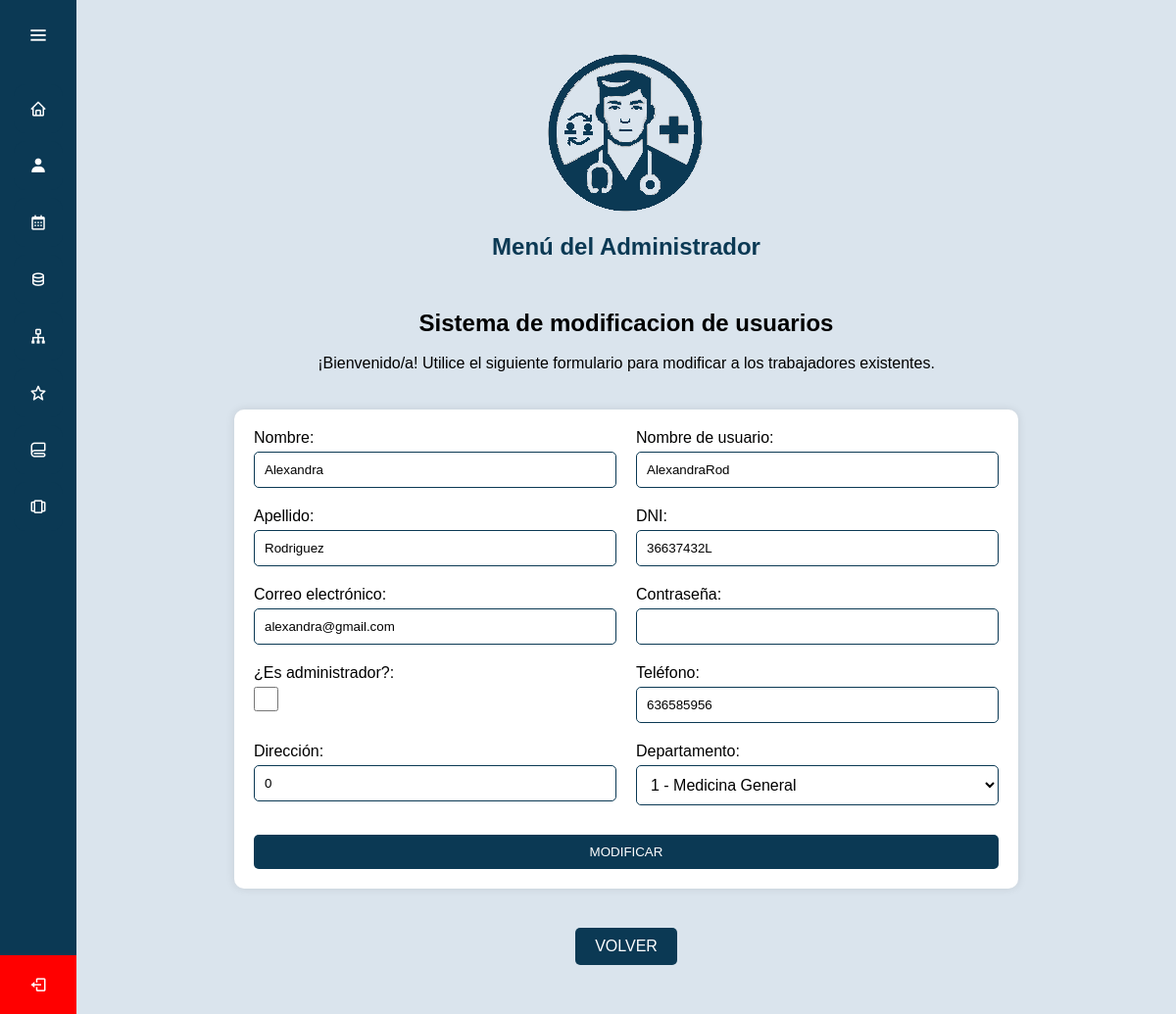
The app's page /ProyectoFinal/admin/modificarEmpleado.php?id=1 with its own data.
### tables this page shows
CREATE TABLE `trabajador` (
  `ID` int(11) NOT NULL,
  `Nombre` varchar(100) DEFAULT NULL,
  `Apellido` varchar(100) DEFAULT NULL,
  `DNI` varchar(20) DEFAULT NULL,
  `Correo_electronico` varchar(100) DEFAULT NULL,
  `Contrasena` varchar(255) DEFAULT NULL,
  `Es_administrador` tinyint(4) DEFAULT NULL,
  `Telefono` varchar(20) DEFAULT NULL,
  `Direccion` varchar(255) DEFAULT NULL,
  `Nombre_Usuario` varchar(50) DEFAULT NULL,
  `Numero_Departamento` int(11) DEFAULT NULL
);

CREATE TABLE `departamentos` (
  `ID` int(11) NOT NULL,
  `Nombre` varchar(100) NOT NULL,
  `Descripcion` text DEFAULT NULL
);

### ProyectoFinal/admin/modificarEmpleado.php (the view, shortened to what this page needs)
<?php
require_once "../conexion.php";
$departamentos = [];
$sql = "SELECT ID, Nombre FROM departamentos";
$result = mysqli_query($conexion, $sql);
while ($row = mysqli_fetch_assoc($result)) {
    $departamentos[] = $row;
}
$id = $_GET['id'];
$sql = "SELECT * FROM trabajador WHERE ID = ?";
$stmt = mysqli_prepare($conexion, $sql);
mysqli_stmt_bind_param($stmt, "i", $id);
mysqli_stmt_execute($stmt);
$resultado = mysqli_stmt_get_result($stmt);
$empleado = mysqli_fetch_assoc($resultado);
?>
<!DOCTYPE html>
<html lang="es">
<head>
    <link rel="stylesheet" href="/css/estilosAdministrador.css">
    <link href='https://unpkg.com/boxicons@2.0.7/css/boxicons.min.css' rel='stylesheet'>
</head>
<body class="alta">
<?php include 'n-barAdmin.php'; ?>
<section class="home-section">
    <div class="encabezado">
        <img src="/img/descarga2.png" alt="Logo de TeLoCambio">
        <h1 class="titulo alta">Menú del Administrador</h1>
        </div>
    <h2>Sistema de modificacion de usuarios</h2><br>
    <div class="descripcion-turnos">
        <p>¡Bienvenido/a! Utilice el siguiente formulario para modificar a los trabajadores existentes.</p>
    </div><br>
    <div class="container-alta">
        <form action="" method="post" class="alta">
            <div class="input-group-alta">
                <label for="nombre" class="alta">Nombre:</label>
                <input type="text" id="nombre" name="nombre" required pattern="[a-zA-Z\s]+" value="<?php echo htmlspecialchars($empleado['Nombre']); ?>" class="alta">
            </div>
            <div class="input-group-alta">
                <label for="nombre_usuario" class="alta">Nombre de usuario:</label>
                <input type="text" id="nombre_usuario" name="nombre_usuario" required pattern="\S+" value="<?php echo htmlspecialchars($empleado['Nombre_Usuario']); ?>" class="alta">
            </div>
            <div class="input-group-alta">
                <label for="apellido" class="alta">Apellido:</label>
                <input type="text" id="apellido" name="apellido" required pattern="[a-zA-Z\s]+" value="<?php echo htmlspecialchars($empleado['Apellido']); ?>" class="alta">
            </div>
            <div class="input-group-alta">
                <label for="dni" class="alta">DNI:</label>
                <input type="text" id="dni" name="dni" required pattern="[0-9]{8}[A-Za-z]" value="<?php echo htmlspecialchars($empleado['DNI']); ?>" class="alta">
            </div>
            <div class="input-group-alta">
                <label for="correo" class="alta">Correo electrónico:</label>
                <input type="email" id="correo" name="correo" required value="<?php echo htmlspecialchars($empleado['Correo_electronico']); ?>" class="alta">
            </div>
            <div class="input-group-alta">
                <label for="contrasena" class="alta">Contraseña:</label>
                <input type="password" id="contrasena" name="contrasena" class="alta">
            </div>
            <div class="input-group-alta">
                <label for="es_administrador" class="alta">¿Es administrador?:</label>
                <input type="checkbox" id="es_administrador" name="es_administrador" <?php echo $empleado['Es_administrador'] ? 'checked' : ''; ?> class="alta" onchange="toggleDepartamento()">
            </div>
            <div class="input-group-alta">
                <label for="telefono" class="alta">Teléfono:</label>
                <input type="text" id="telefono" name="telefono" required pattern="[0-9]{9,15}" value="<?php echo htmlspecialchars($empleado['Telefono']); ?>" class="alta">
            </div>
            <div class="input-group-alta">
                <label for="direccion" class="alta">Dirección:</label>
                <input type="text" id="direccion" name="direccion" required value="<?php echo htmlspecialchars($empleado['Direccion']); ?>" class="alta">
            </div>
            <div class="input-group-alta">
                <label for="numero_departamento" class="alta">Departamento:</label>
                <select id="numero_departamento" name="numero_departamento" required class="alta" <?php echo $empleado['Es_administrador'] ? 'disabled' : ''; ?>>
                    <?php foreach ($departamentos as $departamento): ?>
                        <option value="<?php echo $departamento['ID']; ?>" <?php echo $empleado['Numero_Departamento'] == $departamento['ID'] ? 'selected' : ''; ?>>
                            <?php echo htmlspecialchars($departamento['ID'] . ' - ' . $departamento['Nombre']); ?>
                        </option>
                    <?php endforeach; ?>
                </select>
            </div>
            <input type="submit" value="MODIFICAR" class="n-boton-alta">
        </form>
    </div>
    <div class="botones-container">
            <a href="empleados.php" class="n-boton">VOLVER</a>
    </div>
</body>
</html>

### ProyectoFinal/css/estilosAdministrador.css (style rules this page uses)
.botones-container { display: flex; justify-content: center; margin-top: 20px; gap: 20px; }
.n-boton { background-color: #0B3954; color: white; border: 1px; border-radius: 5px; padding: 10px 20px; margin-top: 20px; cursor: pointer; transition: background-color 0.3s ease; text-decoration: none; }
.descripcion-turnos { text-align: center; }
h2 { text-align: center; }
.encabezado { text-align: center; margin-bottom: 50px; }
.titulo { color: #0B3954; font-size: 24px; margin-top: 10px; }
body.alta { background-color: #f4f4f4; margin: 0; padding: 0; }
.container-alta { width: 80%; max-width: 800px; margin: 20px auto; background-color: #fff; border-radius: 10px; padding: 20px; box-shadow: 0 0 10px rgba(0, 0, 0, 0.1); }
h1.alta { text-align: center; margin-bottom: 20px; }
form.alta { display: grid; grid-template-columns: repeat(2, 1fr); grid-gap: 20px; }
.input-group-alta { display: flex; flex-direction: column; }
label.alta { margin-bottom: 5px; }
input[type="text"].alta, input[type="email"].alta, input[type="password"].alta, input[type="number"].alta, select.alta { width: 100%; padding: 10px; border: 1px solid #0B3954; border-radius: 5px; box-sizing: border-box; }
input[type="checkbox"].alta { width: 25px; height: 25px; margin-right: 10px; vertical-align: middle; }
.n-boton-alta { grid-column: span 2; text-align: center; background-color: #0B3954; color: white; border: 1px; border-radius: 5px; padding: 10px 20px; margin-top: 10px; cursor: pointer; transition: background-color 0.3s ease; }
select { padding-top: 5px; padding-bottom: 5px; border: 1px solid #ccc; border-radius: 4px; font-size: 16px; background-color: #fff; width: 100%; }
select option { background-color: #fff; color: #333; padding: 8px; font-size: 16px; }
* { margin: 0; padding: 0; box-sizing: border-box; font-family: "Poppins" , sans-serif; }
.home-section { position: relative; background: #dae4ed; min-height: 100vh; top: 0; left: 78px; width: calc(100% - 78px); transition: all 0.5s ease; z-index: 2; padding: 50px; }

### records on screen
trabajador: nombre "Alexandra", nombre_usuario "AlexandraRod", apellido "Rodriguez", dni "36637432L", correo "alexandra@gmail.com", telefono "636585956", direccion "0", numero_departamento "1 - Medicina General"
